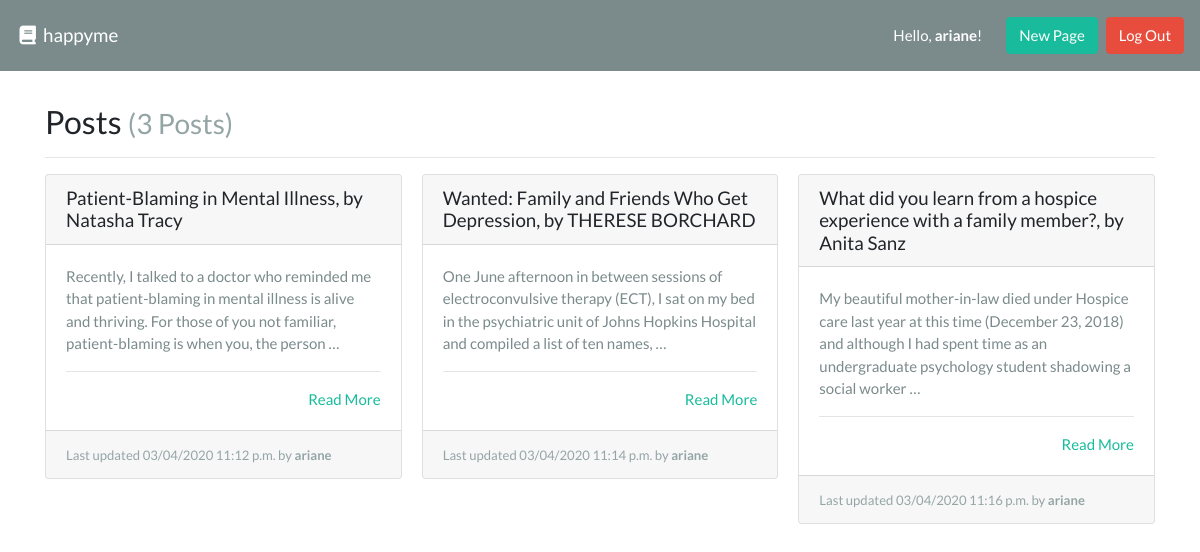
The app's page / (signed in) with its own data.
### blog/models.py (models this page shows, shortened)
class Posts(models.Model):
    title = models.CharField(max_length=600, unique=True, help_text="Title for your post")
    author = models.ForeignKey(User, on_delete=models.PROTECT, help_text="The user that made this post")
    slug = models.CharField(max_length=600, blank=True, editable=False,
        help_text="Unique URL path to access this page. Generated by the system")
    content = models.TextField(help_text="Write the content of your post here")
    created = models.DateTimeField(auto_now_add=True,
        help_text="The date and time this page was created. Automatically generated when the model saves.")
    modified = models.DateTimeField(auto_now=True,
        help_text="The date and time this page was last updated. Automatically generated when the model updates.")

### blog/views.py (the view)
# urls.py: path('', PostsListView.as_view(), name='blog-list-page'),
class PostsListView(ListView):
    model = Posts
    def get(self, request):
        posts = self.get_queryset().all()
        return render(request, 'blog/list.html', {
            'posts': posts
        })

### blog/templates/blog/list.html
{% extends "base.html" %}
{% block content %}
  <h3>Posts {% if posts %}<small class="text-muted">({{ posts|length }} Post{{ posts|length|pluralize:"s" }})</small>{% endif %}</h3>
  <hr>
  {% if posts %}
    <div class="card-columns">
      {% for post in posts %}
        {% include "blog/partials/card.html" %}
      {% endfor %}
    </div>
  {% else %}
    <div class="alert alert-primary" role="alert">No posts to display.</div>
  {% endif %}
{% endblock %}

### templates/base.html (shortened to what this page needs)
<!doctype html>
<html lang="en">
  <head>
    <link href="https://stackpath.bootstrapcdn.com/bootswatch/4.4.1/flatly/bootstrap.min.css" rel="stylesheet">
  </head>
  <body>
    <nav class="navbar navbar-expand-md navbar-dark bg-dark">
      <a class="navbar-brand" href="{% url 'blog-list-page' %}"><i class="fas fa-fw fa-book"></i> happyme</a>
      <form class="form-inline ml-auto">
        {% if user.is_authenticated %}
          <div class="text-white">Hello, <strong>{{ user }}</strong>!</div>
          <a href="{% url 'new' %}" class="btn btn-success ml-4">New Page</a>
          <a href="{% url 'logout' %}" class="btn btn-danger ml-2">Log Out</a>
        {% endif %}
      </form>
    </nav>
    <main role="main" class="container" style="margin-top: 4vh;">
      {% block content %}{% endblock %}
    </main>
  </body>

### blog/templates/blog/partials/card.html
<div class="card mb-3">
    <h5 class="card-header ">{{ post.title }}</h5>
    <div class="card-body border-dark">
        <p class="card-text text-dark">
        {{ post.content|truncatewords_html:30 }}
        <hr>
        <div class="text-right"><a href="{% url 'blog-details-page' post.slug %}" title="Read More">Read More</a></div>
    </div>
    <div class="card-footer">
        <small class="text-muted">Last updated {{ post.modified|date:"SHORT_DATETIME_FORMAT" }} by <b>{{ post.author.username }}</b></small>
    </div>
</div>

### records on screen
Posts: title "Patient-Blaming in Mental Illness, by Natasha Tracy", content "Recently, I talked to a doctor who reminded me that patient-blaming in mental illness is alive and thriving. For those of you not familiar, patient-blaming is when you, the person …", modified "03/04/2020 11:12 p.m.", author.username "ariane"
Posts: title "Wanted: Family and Friends Who Get Depression, by THERESE BORCHARD", content "One June afternoon in between sessions of electroconvulsive therapy (ECT), I sat on my bed in the psychiatric unit of Johns Hopkins Hospital and compiled a list of ten names, …", modified "03/04/2020 11:14 p.m.", author.username "ariane"
Posts: title "What did you learn from a hospice experience with a family member?, by Anita Sanz", content "My beautiful mother-in-law died under Hospice care last year at this time (December 23, 2018) and although I had spent time as an undergraduate psychology student shadowing a social worker …", modified "03/04/2020 11:16 p.m.", author.username "ariane"

### other values on screen
{{ user }} "ariane"
{{ posts|length }} "3"
